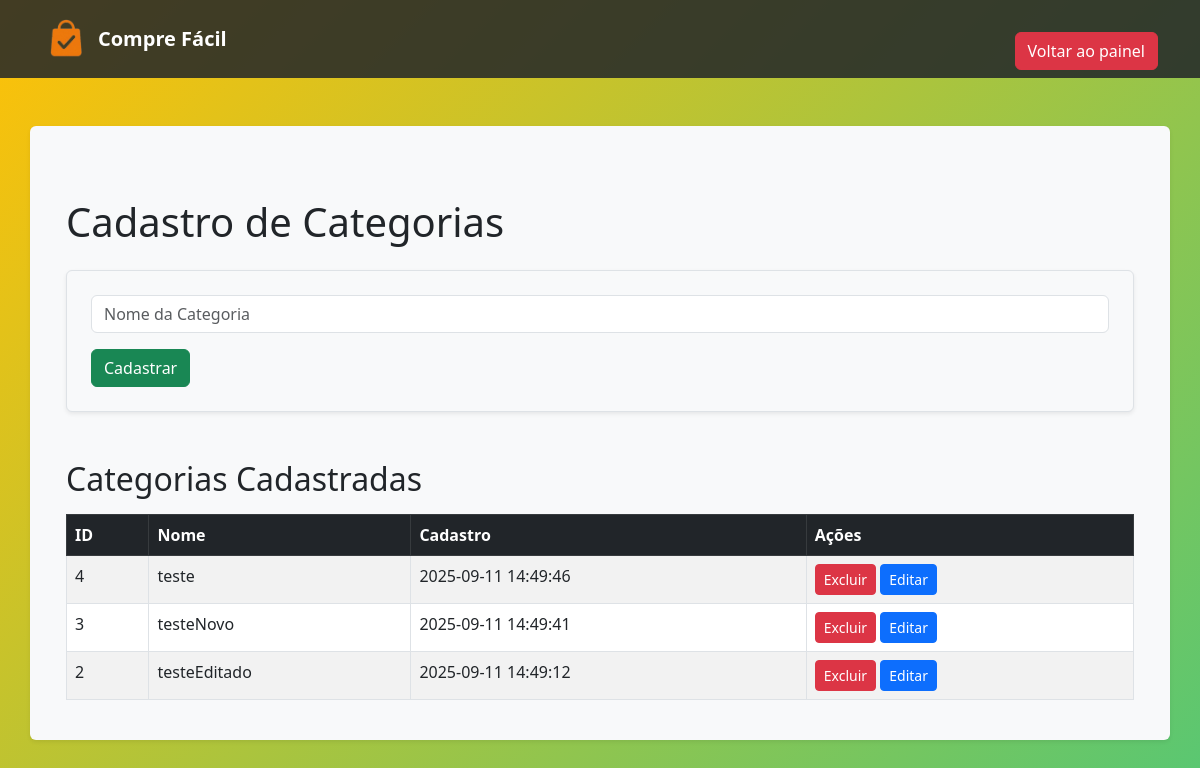
Before: /categoria.php with the older database file.
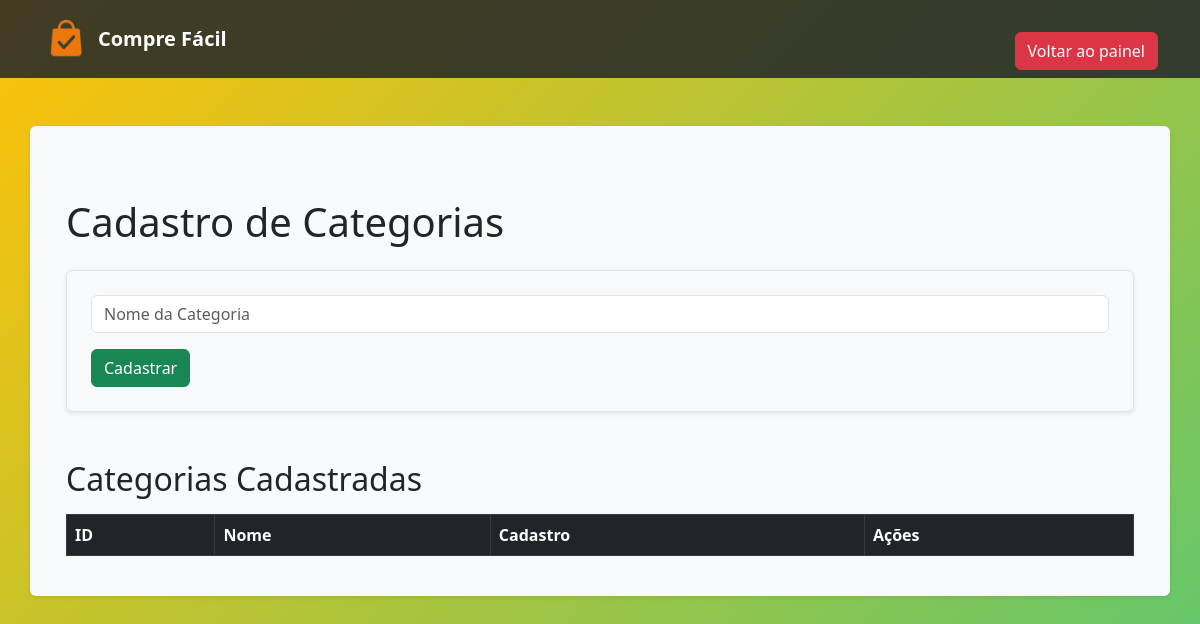
After: the same page with the newer database file.
### tables this page shows
CREATE TABLE `categorias` (
  `id` int(11) NOT NULL AUTO_INCREMENT,
  `nome` varchar(100) DEFAULT NULL,
  `created_at` datetime DEFAULT current_timestamp(),
  PRIMARY KEY (`id`)
);

### categoria.php (the view, shortened to what this page needs)
<?php
require_once 'config/conexao.php';
$stmt = $pdo->query("SELECT * FROM categorias ORDER BY created_at DESC");
$categorias = $stmt->fetchAll(PDO::FETCH_ASSOC);
?>
<!DOCTYPE html>
<html lang="pt-BR">
<head>
    <link rel="stylesheet" href="assets/style/animated-gradient.css">
    <link href="https://cdn.jsdelivr.net/npm/bootstrap@5.3.0/dist/css/bootstrap.min.css" rel="stylesheet">
</head>
<body>
    <nav class="navbar" style="background: rgba(33, 37, 41, 0.85); mb-4;">
        <div class="container">
            <a class="navbar-brand d-flex align-items-center" href="#">
                <img src="img/CompreFacil.png" alt="Logo do Sistema Compre Fácil" width="48" height="40" class="me-2" style="object-fit:contain;">
                <span class="fw-bold text-white">Compre Fácil</span>
            </a>
            <a href="public/painel.php" class="btn btn-danger mt-4">Voltar ao painel</a>
        </div>
    </nav>
    <div class="container bg-light p-4 rounded shadow-sm mb-5 mt-5">
        <div class="container mt-5">
            <h1 class="mb-4">Cadastro de Categorias</h1>
            <form method="post" class="border p-4 rounded shadow-sm bg-light mb-5">
                <div class="mb-3">
                    <input type="text" name="nome" class="form-control" placeholder="Nome da Categoria" required>
                </div>
                <button type="submit" class="btn btn-success">Cadastrar</button>
            </form>
            <h2 class="mb-3">Categorias Cadastradas</h2>
            <div class="table-responsive">
                <table class="table table-bordered table-striped">
                    <thead class="table-dark">
                        <tr>
                            <th>ID</th>
                            <th>Nome</th>
                            <th>Cadastro</th>
                            <th>Ações</th>
                        </tr>
                    </thead>
                    <tbody>
                        <?php foreach ($categorias as $categoria): ?>
                            <tr>
                                <td><?= htmlspecialchars($categoria['id']) ?></td>
                                <td><?= htmlspecialchars($categoria['nome']) ?></td>
                                <td><?= htmlspecialchars($categoria['created_at']) ?></td>
                                <td>
                                    <form method="post" class="d-inline" onsubmit="return confirm('Tem certeza que deseja excluir esta categoria?');">
                                        <button type="submit" class="btn btn-sm btn-danger"><i class="bi bi-trash3"></i>Excluir</button>
                                    </form>
                                    <button type="button" class="btn btn-sm btn-primary" data-bs-toggle="modal" data-bs-target="#editarCategoria<?= $categoria['id'] ?>">
                                        Editar
                                    </button>
                                </td>
                            </tr>
                        <?php endforeach; ?>
                    </tbody>
                </table>
            </div>
        </div>
    </div>
</body>
</html>

Changed rows visible on the page:
removed categorias: id "4", nome "teste", created_at "2025-09-11 14:49:46"
removed categorias: id "3", nome "testeNovo", created_at "2025-09-11 14:49:41"
removed categorias: id "2", nome "testeEditado", created_at "2025-09-11 14:49:12"
